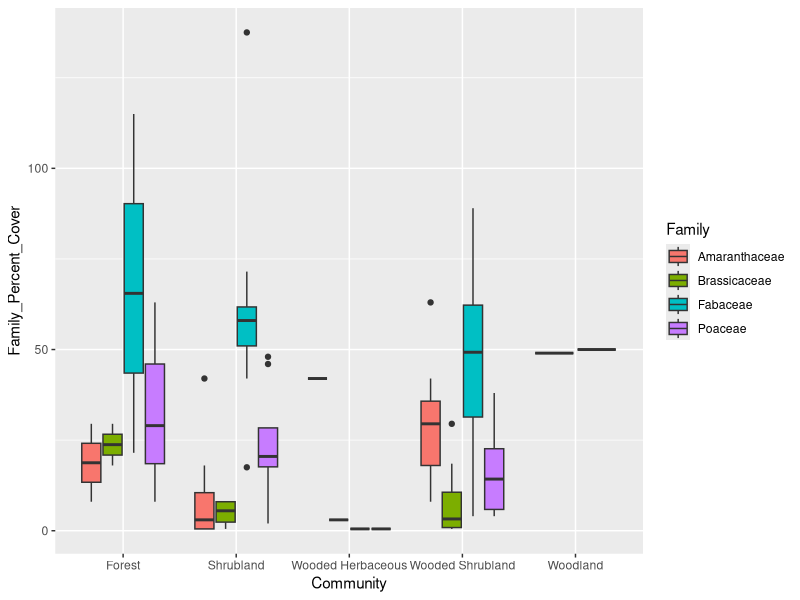
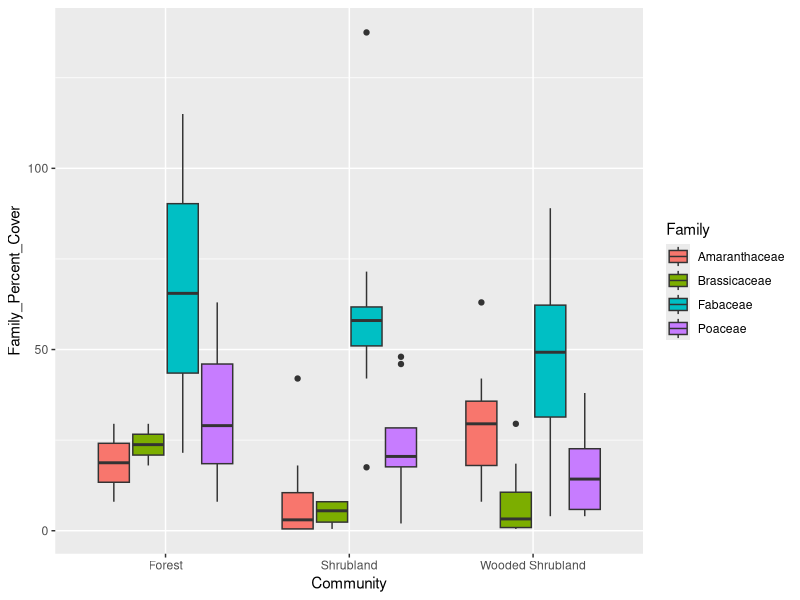
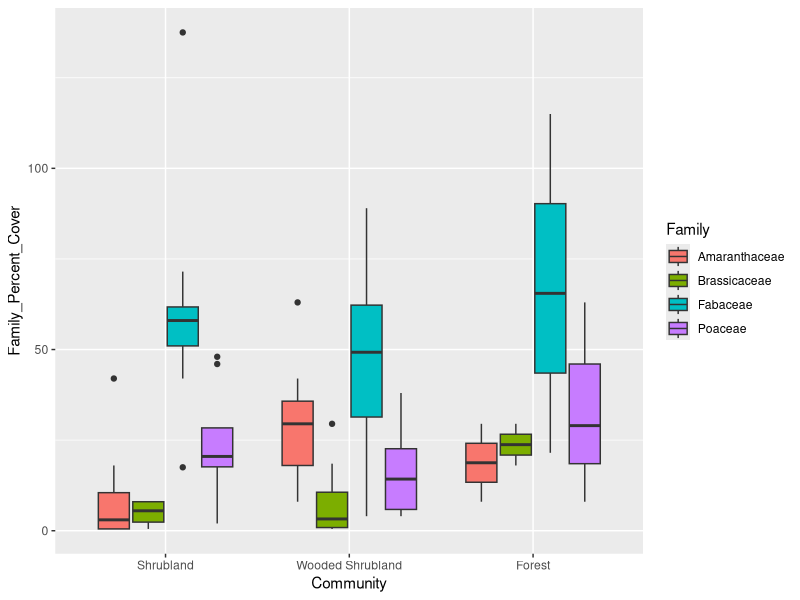

These figures' R source, in order:
## ---- chunk 1
plot_data <- read.csv(file = "data/tumacacori-vegetation.csv")
## ---- chunk 2
plot_data <- na.omit(plot_data)
## ---- chunk 3
families_keep <- c("Amaranthaceae", "Brassicaceae", "Poaceae", "Fabaceae")
subset_data <- plot_data[plot_data$Family %in% families_keep, ]
subset_data$Family <- factor(subset_data$Family)
## ---- chunk 4
library("dplyr")
## ---- chunk 5
family_data <- subset_data %>%
  group_by(Plot_Code, Family, Community) %>%
  summarize(Family_Percent_Cover = sum(Percent_Cover))
## ---- chunk 6
library("ggplot2")
## ---- chunk 7
cover_plot <- ggplot(data = family_data, 
                     mapping = aes(x = Community, y = Family_Percent_Cover,
                     fill = Family)) +
  geom_boxplot()
print(cover_plot)
## ---- chunk 8
table(family_data$Family, family_data$Community)
## ---- chunk 9
family_data <- family_data[!(family_data$Community %in% c("Wooded Herbaceous", "Woodland")), ]

cover_plot <- ggplot(data = family_data, 
                     mapping = aes(x = Community, y = Family_Percent_Cover,
                     fill = Family)) +
  geom_boxplot()
print(cover_plot)
## ---- chunk 10
family_data$Community <- factor(family_data$Community,
                                   levels = c("Shrubland", "Wooded Shrubland", "Forest"))

cover_plot <- ggplot(data = family_data, 
                     mapping = aes(x = Community, y = Family_Percent_Cover,
                     fill = Family)) +
  geom_boxplot()
print(cover_plot)
